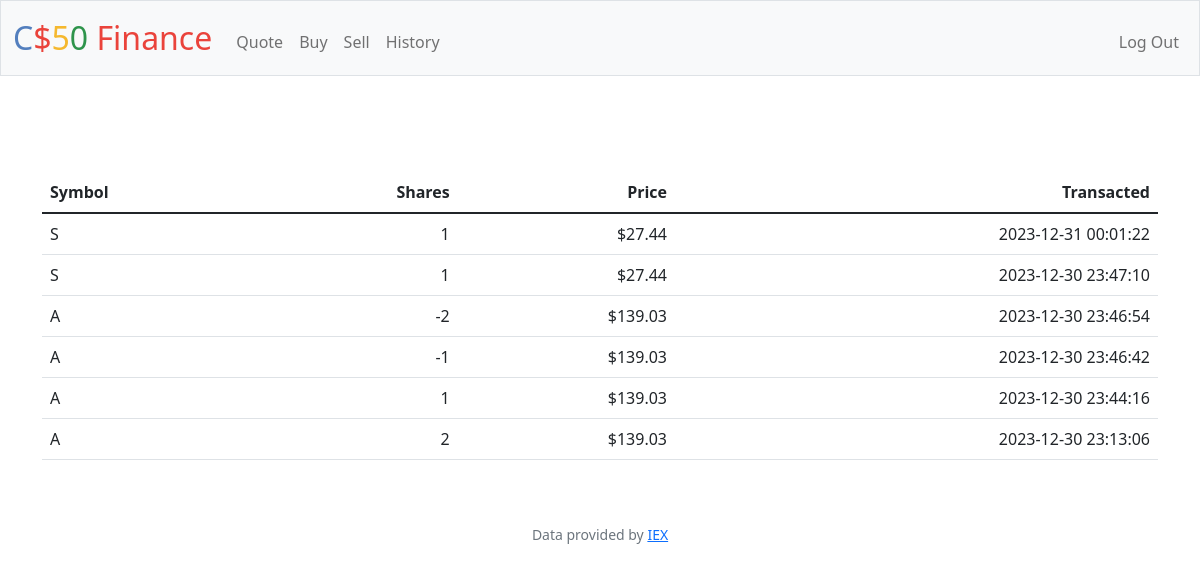
Screenshot of /history (signed in) with the database file from the repository.
### tables this page shows
CREATE TABLE operations (
id INTEGER PRIMARY KEY AUTOINCREMENT,
user_id INTEGER NOT NULL,
shares INTEGER NOT NULL,
symbol TEXT NOT NULL,
price NUMERIC NOT NULL,
timestamp DATETIME DEFAULT CURRENT_TIMESTAMP,
FOREIGN KEY (user_id) REFERENCES users(id)
);

### app.py (the view)
@app.route("/history")
@login_required
def history():
    user_id = session["user_id"]
    operations = db.execute(
        "SELECT * FROM operations WHERE user_id = ? ORDER BY timestamp DESC", user_id
    )
    return render_template("history.html", operations=operations)

### app.py (called while the page is built)
@app.after_request
def after_request(response):
    response.headers["Cache-Control"] = "no-cache, no-store, must-revalidate"
    response.headers["Expires"] = 0
    response.headers["Pragma"] = "no-cache"
    return response

### helpers.py (called while the page is built)
def login_required(f):
    @wraps(f)
    def decorated_function(*args, **kwargs):
        if session.get("user_id") is None:
            return redirect("/login")
        return f(*args, **kwargs)
    return decorated_function

def usd(value):
    return f"${value:,.2f}"

### templates/history.html (shortened to what this page needs)
{% extends "layout.html" %}
{% block main %}
    <main class="container py-5 text-center">
        <table class="table">
            <thead>
                <tr>
                    <th class="text-start">Symbol</th>
                    <th class="text-end">Shares</th>
                    <th class="text-end">Price</th>
                    <th class="text-end">Transacted</th>
                </tr>
            </thead>
            <tbody>
                {% for operation in operations %}
                    <tr>
                        <td class="text-start">{{ operation.symbol }}</td>
                        <td class="text-end">{{ operation.shares }}</td>
                        <td class="text-end">{{ operation.price | usd }}</td>
                        <td class="text-end">{{ operation.timestamp }}</td>
                    </tr>
                {% endfor %}
            </tbody>
        </table>
{% endblock %}

### templates/layout.html (shortened to what this page needs)
<!DOCTYPE html>
<html lang="en">
    <head>
        <link href="https://cdn.jsdelivr.net/npm/bootstrap@5.1.3/dist/css/bootstrap.min.css" rel="stylesheet">
        <link href="/static/styles.css" rel="stylesheet">
    </head>
    <body>
        <nav class="bg-light border navbar navbar-expand-md navbar-light">
            <div class="container-fluid">
                <a class="navbar-brand" href="/"><span class="blue">C</span><span class="red">$</span><span class="yellow">5</span><span class="green">0</span> <span class="red">Finance</span></a>
                <div class="collapse navbar-collapse" id="navbar">
                    {% if session["user_id"] %}
                        <ul class="navbar-nav me-auto mt-2">
                            <li class="nav-item"><a class="nav-link" href="/quote">Quote</a></li>
                            <li class="nav-item"><a class="nav-link" href="/buy">Buy</a></li>
                            <li class="nav-item"><a class="nav-link" href="/sell">Sell</a></li>
                            <li class="nav-item"><a class="nav-link" href="/history">History</a></li>
                        </ul>
                        <ul class="navbar-nav ms-auto mt-2">
                            <li class="nav-item"><a class="nav-link" href="/logout">Log Out</a></li>
                        </ul>
                    {% else %}
                        <ul class="navbar-nav ms-auto mt-2">
                            <li class="nav-item"><a class="nav-link" href="/register" method="post">Register</a></li>
                            <li class="nav-item"><a class="nav-link" href="/login">Log In</a></li>
                        </ul>
                    {% endif %}
                </div>
            </div>
        </nav>
        <main class="container-fluid py-5 text-center">
            {% block main %}{% endblock %}
        </main>
        <footer class="mb-5 small text-center text-muted">
            Data provided by <a href="https://iexcloud.io/">IEX</a>
        </footer>
    </body>
</html>

### static/styles.css (style rules this page uses)
nav .navbar-brand { font-size: xx-large; }
nav .navbar-brand .blue { color: #537fbe; }
nav .navbar-brand .red { color: #ea433b; }
nav .navbar-brand .yellow { color: #f5b82e; }
nav .navbar-brand .green { color: #2e944b; }

### rows the page displays
operations: symbol "S", shares "1", price "$27.44", timestamp "2023-12-31 00:01:22"
operations: symbol "S", shares "1", price "$27.44", timestamp "2023-12-30 23:47:10"
operations: symbol "A", shares "-2", price "$139.03", timestamp "2023-12-30 23:46:54"
operations: symbol "A", shares "-1", price "$139.03", timestamp "2023-12-30 23:46:42"
operations: symbol "A", shares "1", price "$139.03", timestamp "2023-12-30 23:44:16"
operations: symbol "A", shares "2", price "$139.03", timestamp "2023-12-30 23:13:06"
